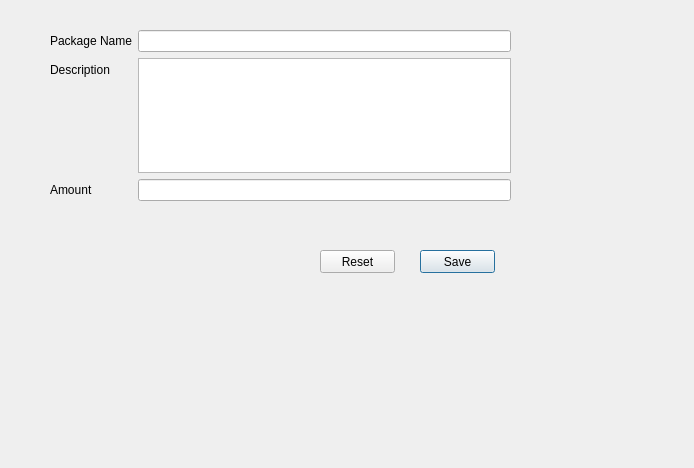
<?xml version="1.0" encoding="UTF-8"?>
<ui version="4.0">
 <class>AddPackage</class>
 <widget class="QDialog" name="AddPackage">
  <property name="geometry">
   <rect>
    <x>0</x>
    <y>0</y>
    <width>694</width>
    <height>468</height>
   </rect>
  </property>
  <property name="windowTitle">
   <string>AddPackage</string>
  </property>
  <widget class="QWidget" name="formLayoutWidget">
   <property name="geometry">
    <rect>
     <x>50</x>
     <y>30</y>
     <width>461</width>
     <height>171</height>
    </rect>
   </property>
   <layout class="QFormLayout" name="formLayout">
    <item row="0" column="0">
     <widget class="QLabel" name="label">
      <property name="text">
       <string>Package Name</string>
      </property>
     </widget>
    </item>
    <item row="0" column="1">
     <widget class="QLineEdit" name="txtPackageName"/>
    </item>
    <item row="1" column="1">
     <widget class="QTextEdit" name="txtDescription"/>
    </item>
    <item row="2" column="0">
     <widget class="QLabel" name="label_3">
      <property name="text">
       <string>Amount</string>
      </property>
     </widget>
    </item>
    <item row="2" column="1">
     <widget class="QLineEdit" name="txtAmount"/>
    </item>
    <item row="1" column="0">
     <widget class="QLabel" name="lable">
      <property name="text">
       <string>Description</string>
      </property>
     </widget>
    </item>
   </layout>
  </widget>
  <widget class="QPushButton" name="btnSave">
   <property name="geometry">
    <rect>
     <x>420</x>
     <y>250</y>
     <width>75</width>
     <height>23</height>
    </rect>
   </property>
   <property name="text">
    <string>Save</string>
   </property>
  </widget>
  <widget class="QPushButton" name="btnReset">
   <property name="geometry">
    <rect>
     <x>320</x>
     <y>250</y>
     <width>75</width>
     <height>23</height>
    </rect>
   </property>
   <property name="text">
    <string>Reset</string>
   </property>
  </widget>
 </widget>
 <resources/>
 <connections/>
</ui>
